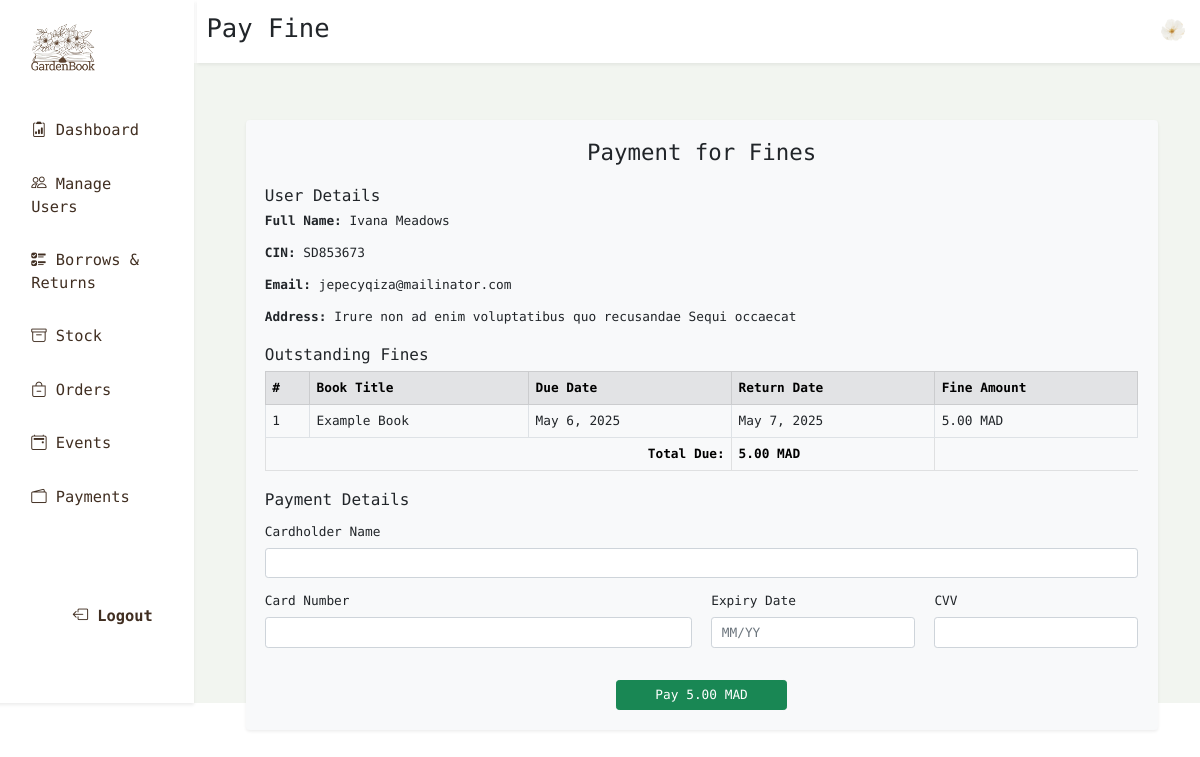
Screenshot of /payment-page/4/borrow (signed in) with the database file from the repository.
### theApp/models.py (models this page shows, shortened)
class Person(AbstractUser):
    cin = models.CharField(max_length=20, unique=True, default="")
    profile_pic = models.ImageField(upload_to='profile_pics/', null=True, blank=True)
    first_name = models.CharField(max_length=50)
    last_name = models.CharField(max_length=50)
    role = models.CharField(max_length=20,choices=RoleName.choices, default=RoleName.READER)
    dob = models.DateField(null=True, blank=True)
    phone = models.CharField(max_length=15, null=True, blank=True)
    status = models.CharField(max_length=20, choices=MembershipStatus.choices, default=MembershipStatus.ACTIVE)
    address = models.CharField(max_length=255, null=True, blank=True)
    city = models.CharField(max_length=100, null=True, blank=True)
    postal_code = models.CharField(max_length=20, null=True, blank=True)
    country = models.CharField(max_length=100, null=True, blank=True)
    bio = models.CharField(max_length=300, null=True, blank=True)
    unread_alerts = models.IntegerField(default=0)
    class Meta:
        ordering = ['-date_joined']

class Borrow(models.Model):
    borrower = models.ForeignKey(Person, on_delete=models.CASCADE)
    book = models.ForeignKey(Book, on_delete=models.CASCADE)
    borrow_date = models.DateField(auto_now_add=True)
    due_date = models.DateField(default=date.today() + timedelta(days=15))
    return_date = models.DateField(null=True, blank=True)
    fine = models.DecimalField(max_digits=5, decimal_places=2, null=True, blank=True)# the fine should be updated every day
    is_fine_paid = models.BooleanField(default=False)
    returned = models.BooleanField(default=False)
    def __str__(self):
        return f"Borrow {self.id} - {self.book.title} by {self.borrower.username}"

class Book(models.Model):
    ISBN = models.CharField(max_length=13, unique=True)
    cover = models.ImageField(upload_to='book_covers/', null=True, blank=True, default="book_covers/default_cover.webp") # 'ImageField' handels image uploads
    title = models.CharField(max_length=255,default="")
    author = models.CharField(max_length=255,default="")
    edition = models.CharField(max_length=255,default="")
    availability = models.CharField(max_length=30,choices=Availability.choices, default=Availability.AVAILABLE)
    publication_year = models.IntegerField(default=0)
    nbPage = models.IntegerField(default="")
    lang = models.CharField(max_length=244,default="")
    genres = models.ManyToManyField(Genre)
    keywords = models.CharField(max_length=244,default="")
    description = models.CharField(max_length=244,default="")
    audience = models.CharField(max_length=20, choices=AudienceType.choices, default="")
    review = models.IntegerField(default=0, validators=[
            MinValueValidator(0),
            MaxValueValidator(10)
        ])
    nb_borrows = models.IntegerField(default=0)
    date_creation = models.DateField(auto_now_add=True)
    date_modification = models.DateField(auto_now=True)
    is_reserved = models.BooleanField(default=False)

### theApp/views.py (the view, shortened to what this page needs)
# urls.py: path('payment-page/<str:pk>/<str:current_page>', views.payment_page, name='payment-page'),
@login_required(login_url='login')
def payment_page(request, pk, current_page):
  payer = Person.objects.get(id=pk)
  unpaid_fines = Borrow.objects.filter(borrower=payer, returned=True , fine__gt=0, is_fine_paid=False)
  print(unpaid_fines)
  total_fine = sum((fine.fine or Decimal("0.00")) for fine in unpaid_fines)
  print(total_fine)
  context = {
      'user': payer,
      'fines': unpaid_fines,
      'total_fine': total_fine,
  }
  if current_page == 'profile':
    return render(request, 'readerPay.html', context)
  else:
    return render(request, 'pay.html', context)

### templates/pay.html (shortened to what this page needs)
{% extends 'baseLibrarian.html' %}
{% block page %} Pay Fine {% endblock %}
{% block content %}
<div class="container bg-light rounded-3 shadow-sm p-4 mt-4 mb-5">
  <h3 class="mb-4 text-center">Payment for Fines</h3>
  <div class="mb-4">
    <h5>User Details</h5>
    <p><strong>Full Name:</strong> {{ user.first_name }} {{ user.last_name }}</p>
    <p><strong>CIN:</strong> {{ user.cin }}</p>
    <p><strong>Email:</strong> {{ user.email }}</p>
    <p><strong>Address:</strong> {{ user.address }}</p>
  </div>
  <div class="mb-4">
    <h5>Outstanding Fines {{ fines_count }}</h5>
    {% if fines %}
    <table class="table table-bordered">
      <thead class="table-secondary">
        <tr>
          <th>#</th>
          <th>Book Title</th>
          <th>Due Date</th>
          <th>Return Date</th>
          <th>Fine Amount</th>
        </tr>
      </thead>
      <tbody>
        {% for fine in fines %}
        <tr>
          <td>{{ forloop.counter }}</td>
          <td>{{ fine.book.title }}</td>
          <td>{{ fine.due_date }}</td>
          <td>{{ fine.return_date }}</td>
          <td>{{ fine.fine }} MAD</td>
        </tr>
        {% endfor %}
      </tbody>
      <tfoot>
        <tr class="table-light">
          <td colspan="3" class="text-end"><strong>Total Due:</strong></td>
          <td><strong>{{ total_fine }} MAD</strong></td>
        </tr>
      </tfoot>
    </table>
    {% else %}
    <p class="text-muted">No unpaid fines.</p>
    {% endif %}
  </div>
  {% if total_fine > 0 %}
  <form method="POST">
    <h5 class="mb-3">Payment Details</h5>
    <div class="mb-3">
      <label for="cardName" class="form-label">Cardholder Name</label>
      <input type="text" class="form-control" id="cardName" name="card_name" required>
    </div>
    <div class="row">
      <div class="col-md-6 mb-3">
        <label for="cardNumber" class="form-label">Card Number</label>
        <input type="text" class="form-control" id="cardNumber" name="card_number" maxlength="16" required>
      </div>
      <div class="col-md-3 mb-3">
        <label for="expiryDate" class="form-label">Expiry Date</label>
        <input type="text" class="form-control" id="expiryDate" name="expiry_date" placeholder="MM/YY" required>
      </div>
      <div class="col-md-3 mb-3">
        <label for="cvv" class="form-label">CVV</label>
        <input type="password" class="form-control" id="cvv" name="cvv" maxlength="3" required>
      </div>
    </div>
    <div class="text-center mt-4">
      <button type="submit" class="btn btn-success px-5">Pay {{ total_fine }} MAD</button>
    </div>
  </form>
  {% endif %}
</div>
{% endblock %}

### templates/baseLibrarian.html (shortened to what this page needs)
{% load static %}
<!DOCTYPE html>
<html lang="en">
<head>
  <link href="{% static 'assets/dist/css/bootstrap.min.css' %}" rel="stylesheet">
  <link rel="stylesheet" href="{% static 'css/base.css' %}">
</head>
<body>
  <div class="row" style="height: 100vh;">
    <header class="col-md-2 shadow-sm" style="font-size: larger;">
      <aside class="d-flex flex-column justify-content-between vh-100 p-3 mx-2">
        <div class="mb-4">
          <a href="{% url 'dashboard' %}" class="d-flex align-items-center mb-2 text-brown text-decoration-none">
            <img src="{% static 'assets/brand/_logo-nobg.png' %}" class="me-2" width="80" height="80" role="img"
              aria-label="GardenBook">
          </a>
        </div>
        <div class="d-flex flex-column" style="margin-bottom: auto;">
          <a href="{% url 'dashboard' %}" class="mb-4">
            <i class="bi bi-clipboard2-data"></i> Dashboard
          </a>
          <a href="{% url 'manage-users' %}" class="mb-4">
            <i class="bi bi-people"></i> Manage Users
          </a>
          <a href="{% url 'borrows-returns' %}" class="mb-4">
            <i class="bi bi-ui-checks"></i> Borrows & Returns
          </a>
          <a href="{% url 'stock' %}" class="mb-4">
            <i class="bi bi-archive"></i> Stock
          </a>
          <a href="{% url 'orders' %}" class="mb-4">
            <i class="bi bi-bag-dash"></i> Orders
          </a>
          <a href="{% url 'manage-event' %}" class="mb-4">
            <i class="bi bi-calendar2-event"></i> Events
          </a>
          <a href="{% url 'manage-payment' %}" class="mb-4">
            <i class="bi bi-wallet2"></i> Payments
          </a>
        </div>
        <div class="text-end mt-auto">
          <a href="{% url 'logout' %}" style="font-weight: bolder;">
            <i class="bi bi-box-arrow-left"></i> Logout
          </a>
        </div>
      </aside>
    </header>
    <main class="col px-0">
      <div class="row py-3 mx-1 shadow-sm">
        <div class="col-6">
          <h2>{% block page%} Current page name {% endblock page %}</h2>
        </div>
        <div class="col-6 d-flex justify-content-end">
          <a href="{% url 'dashboard' %}">
            <img src="{{ request.user.profile_pic.url }}" alt="Profile" class="rounded-circle"
              style="height: 30px; width: 30px;">
          </a>
        </div>
      </div>
      <div class="py-5 bg-green-soft" style="height: 100vh;">
        {% block content %}
        {% endblock content %}
      </div>
    </main>
  </div>
</body>
</html>

### static/css/base.css (style rules this page uses)
body { font-family: "Geist Mono", sans-serif; padding: 0; margin: 0; min-height: 100vh; zoom: 0.8; }
.bg-green-soft { background: #aabda028 !important; }
.text-brown { color: #402e21; }
a { text-decoration: none; padding: 7px 15px; }
header a { color: #402e21; }

### rows the page displays
Person: user.profile_pic (picture)
Person: first_name "Ivana", last_name "Meadows", cin "SD853673", email "jepecyqiza@mailinator.com", address "Irure non ad enim voluptatibus quo recusandae Sequi occaecat"
Borrow: book "Example Book", due_date "May 6, 2025", return_date "May 7, 2025", fine "5.00"

### other values shown
{{ total_fine }} "5.00"
